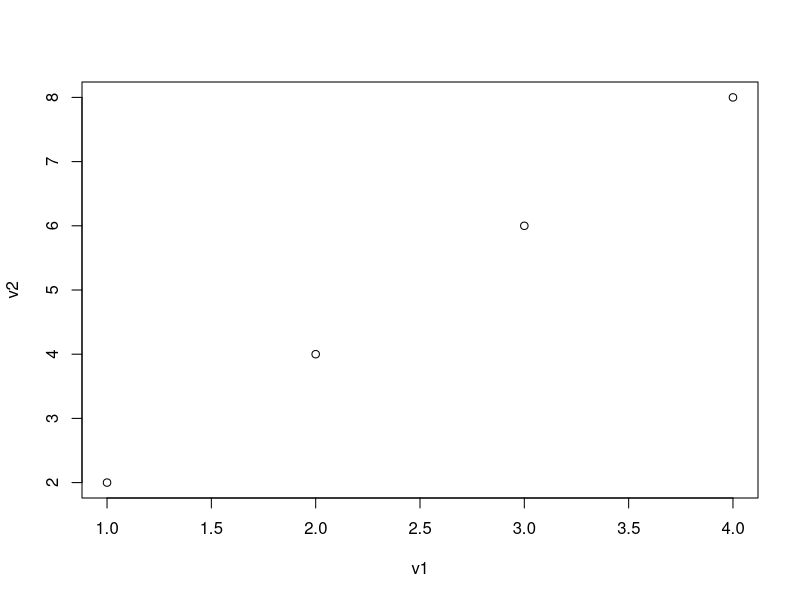

R code for this plot:
## ---- chunk 1
x <-2*2
x
## ---- chunk 2
v1=c(1:4)
v2=c(2,4,6,8)
plot(v1,v2)
